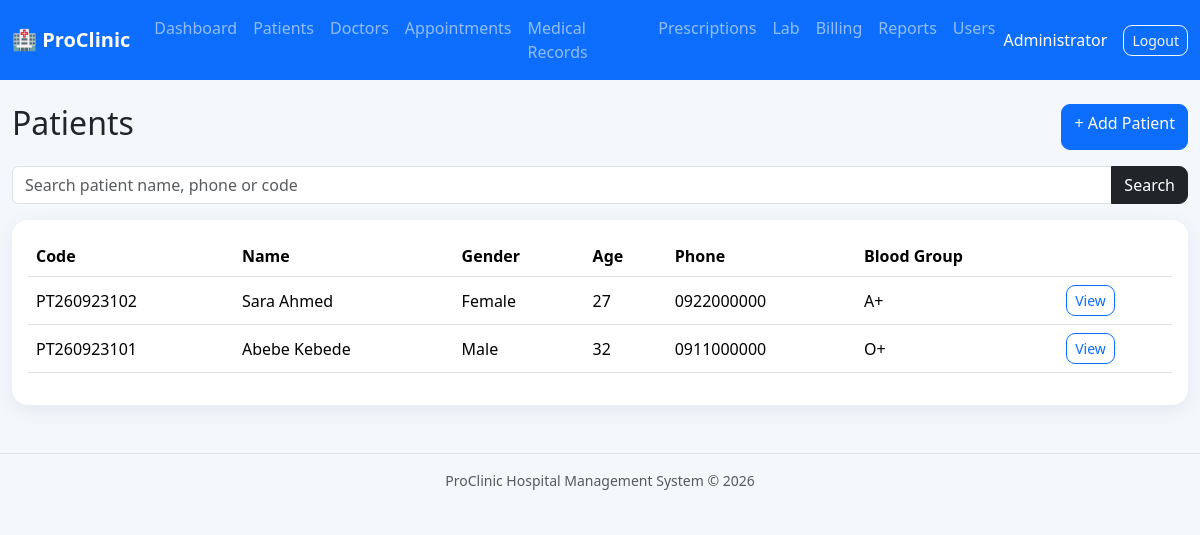
Page /patients/index.php (signed in) on the committed database.
### tables this page shows
CREATE TABLE patients(id INT AUTO_INCREMENT PRIMARY KEY,patient_code VARCHAR(30) UNIQUE,name VARCHAR(120) NOT NULL,gender VARCHAR(20),dob DATE,age INT,phone VARCHAR(40),email VARCHAR(150),blood_group VARCHAR(10),address VARCHAR(255),emergency_contact VARCHAR(100),created_at TIMESTAMP DEFAULT CURRENT_TIMESTAMP);

### includes/auth.php (called while the page is built, shortened)
<?php
function e($v) {
    return htmlspecialchars((string)$v, ENT_QUOTES, 'UTF-8');
}

### patients/index.php (the view)
<?php $page_title='Patients';require_once __DIR__.'/../includes/header.php';$q=trim($_GET['q']??'');$s=$pdo->prepare("SELECT * FROM patients WHERE name LIKE ? OR phone LIKE ? OR patient_code LIKE ? ORDER BY id DESC");$l="%$q%";$s->execute([$l,$l,$l]);$rows=$s->fetchAll();?>
<div class="d-flex justify-content-between mb-3"><h2>Patients</h2><a href="add.php" class="btn btn-primary">+ Add Patient</a></div><form class="mb-3"><div class="input-group"><input name="q" value="<?=e($q)?>" class="form-control" placeholder="Search patient name, phone or code"><button class="btn btn-dark">Search</button></div></form>
<div class="card p-3"><div class="table-responsive"><table class="table"><thead><tr><th>Code</th><th>Name</th><th>Gender</th><th>Age</th><th>Phone</th><th>Blood Group</th><th></th></tr></thead><tbody><?php foreach($rows as $p):?><tr><td><?=$p['patient_code']?></td><td><?=e($p['name'])?></td><td><?=$p['gender']?></td><td><?=$p['age']?></td><td><?=$p['phone']?></td><td><?=$p['blood_group']?></td><td><a href="view.php?id=<?=$p['id']?>" class="btn btn-sm btn-outline-primary">View</a></td></tr><?php endforeach;?></tbody></table></div></div><?php require_once __DIR__.'/../includes/footer.php';?>

### assets/css/style.css (style rules this page uses)
body { background:#f4f7fb }
.card { border:0;border-radius:16px;box-shadow:0 5px 20px rgba(0,30,80,.07) }
.btn { border-radius:9px }
.table { vertical-align:middle }

### rows in the picture
patients: patient_code "PT260923102", name "Sara Ahmed", gender "Female", age "27", phone "0922000000", blood_group "A+"
patients: patient_code "PT260923101", name "Abebe Kebede", gender "Male", age "32", phone "0911000000", blood_group "O+"

### other values in the picture
$_SESSION['user']['name'] "Administrator"
